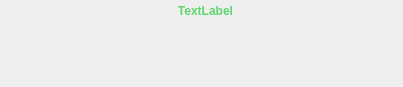
<?xml version="1.0" encoding="UTF-8"?>
<ui version="4.0">
 <class>unicastDialog</class>
 <widget class="QDialog" name="unicastDialog">
  <property name="geometry">
   <rect>
    <x>0</x>
    <y>0</y>
    <width>403</width>
    <height>87</height>
   </rect>
  </property>
  <property name="windowTitle">
   <string>Dialog</string>
  </property>
  <widget class="QPushButton" name="playUnicast">
   <property name="geometry">
    <rect>
     <x>90</x>
     <y>30</y>
     <width>51</width>
     <height>51</height>
    </rect>
   </property>
   <property name="styleSheet">
    <string notr="true">background: none;
border: none;</string>
   </property>
   <property name="text">
    <string/>
   </property>
  </widget>
  <widget class="QPushButton" name="DownloadSong">
   <property name="geometry">
    <rect>
     <x>260</x>
     <y>30</y>
     <width>51</width>
     <height>51</height>
    </rect>
   </property>
   <property name="styleSheet">
    <string notr="true">background: none;
border: none;</string>
   </property>
   <property name="text">
    <string/>
   </property>
  </widget>
  <widget class="QLabel" name="song">
   <property name="geometry">
    <rect>
     <x>10</x>
     <y>0</y>
     <width>391</width>
     <height>21</height>
    </rect>
   </property>
   <property name="styleSheet">
    <string notr="true">color: #5fd56f;
font-weight: bold;
</string>
   </property>
   <property name="text">
    <string>TextLabel</string>
   </property>
   <property name="alignment">
    <set>Qt::AlignCenter</set>
   </property>
  </widget>
 </widget>
 <resources/>
 <connections/>
</ui>
